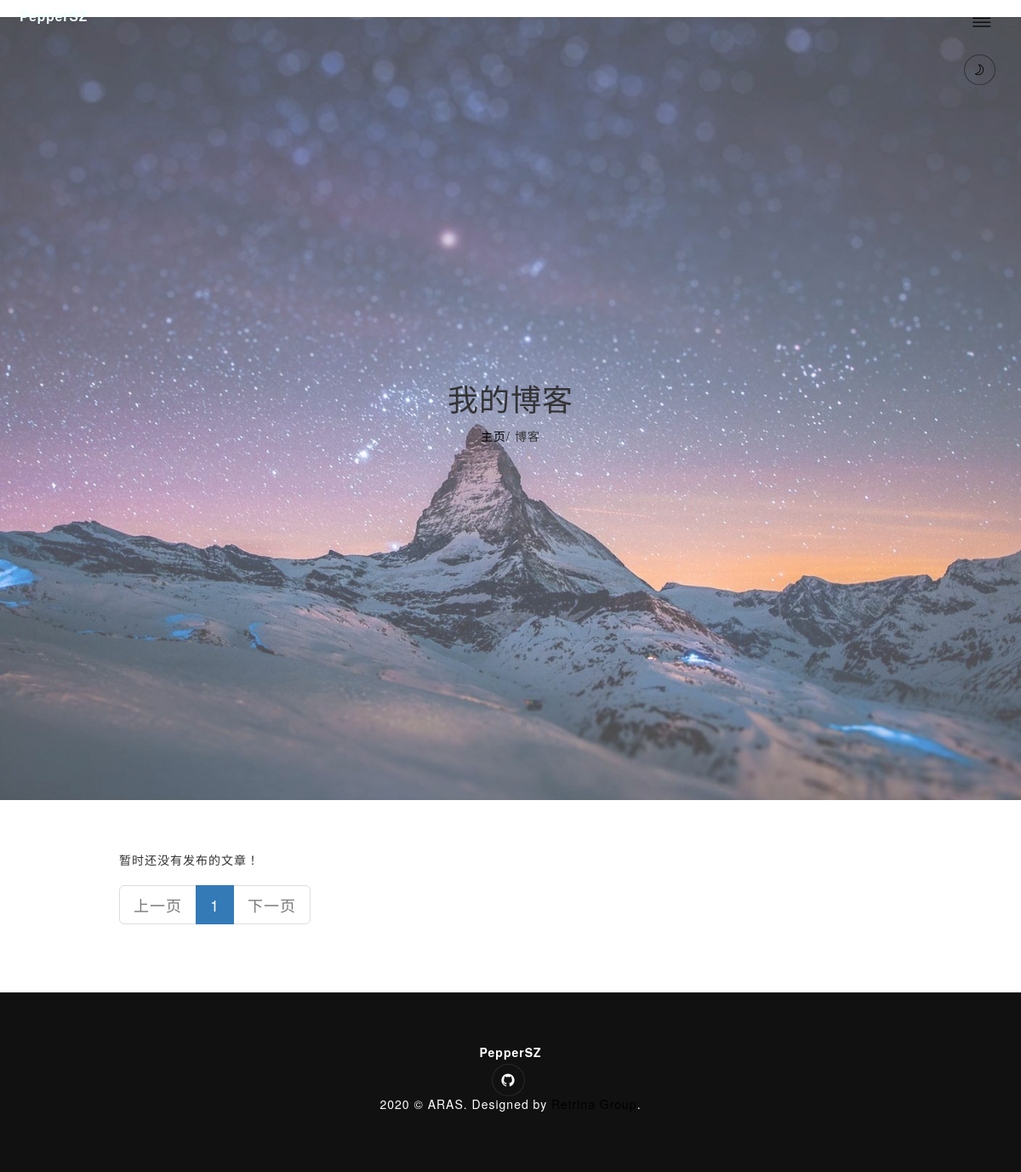
Page /archives/2020/6/ on the earlier database version.
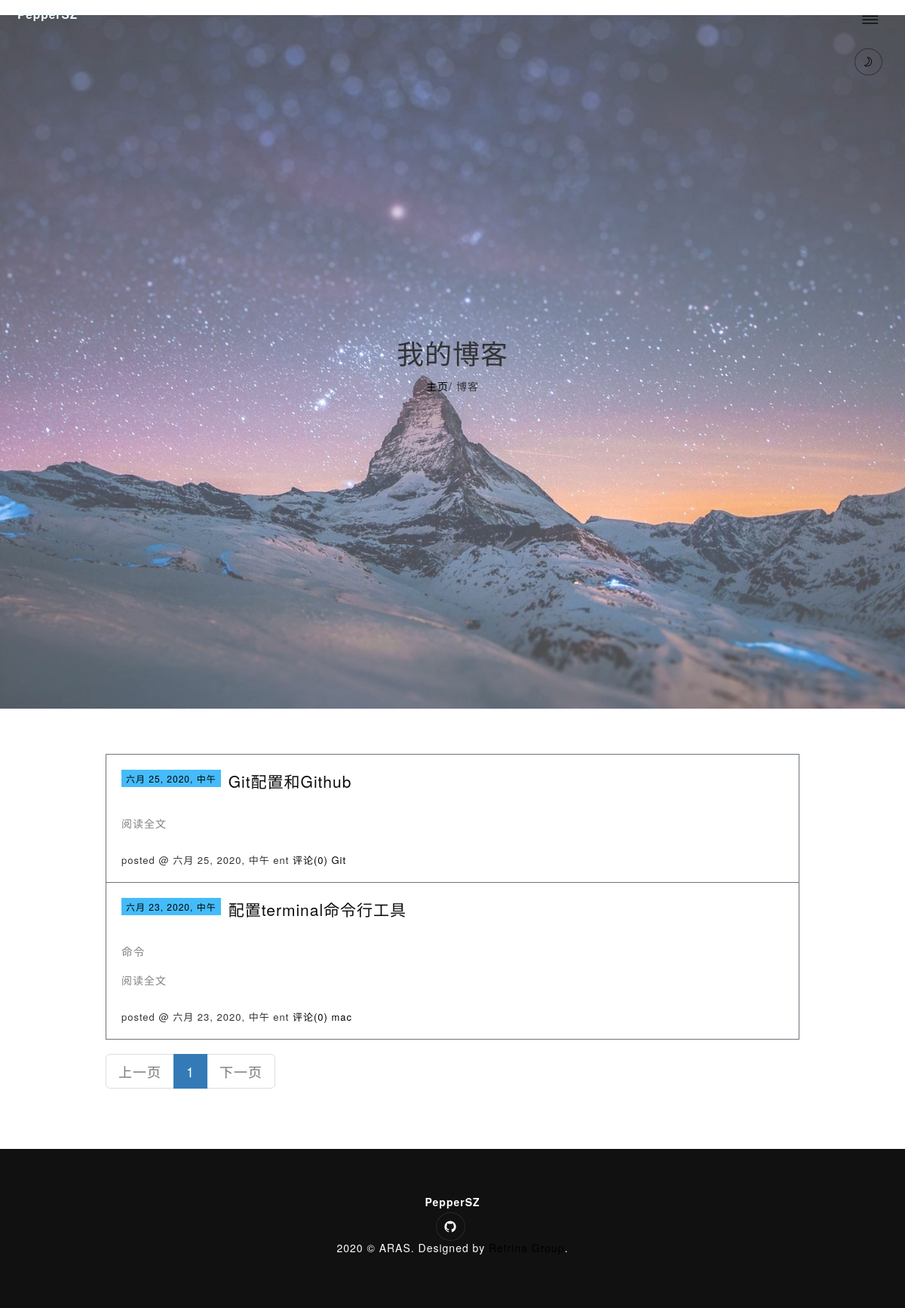
Same page on the later database version.
### blog/models.py (models this page shows, shortened)
class Post(models.Model):
    title = models.CharField(max_length=255)
    image = models.ImageField("图片", upload_to="upload", default="upload/21.jpg")
    body = HTMLField(verbose_name='文章详情')
    created_time = models.DateTimeField()
    modified_time = models.DateTimeField()
    excerpt = models.CharField(max_length=200, blank=True)
    category = models.ForeignKey(Category,on_delete=models.CASCADE)
    tags = models.ManyToManyField(Tag, blank=True)
    author = models.ForeignKey(User,on_delete=models.CASCADE)
    class Meta:
        verbose_name='文章'
        verbose_name_plural=verbose_name
        ordering =['-created_time']
    def get_absolute_url(self):
        return reverse('blog:detail', kwargs={'pk': self.pk})

class Category(models.Model):
    name = models.CharField(max_length=100)

### blog/views.py (the view)
# urls.py: path('archives/<int:year>/<int:month>/',views.archive,name='archive'),
def archive(request,year,month):
    post_list=Post.objects.filter(created_time__year=year,
                                  created_time__month=month
                                  ).order_by('-created_time')
    current_page = request.GET.get("page", '1')
    paginator = CustomPaginator(current_page, 9, post_list, 10)
    try:
        paginator = paginator.page(current_page)  # 获取前端传过来显示当前页的数据
    except PageNotAnInteger:
        paginator = paginator.page(1)
    except EmptyPage:
        paginator = paginator.page(paginator.num_pages)
    return render(request,'list.html',context={'paginator':paginator})

### blog/custom_paginator.py (called while the page is built, shortened)
    def pager_num_range(self):
        if self.num_pages < self.per_pager_num:
            return range(1, self.num_pages+1)

### templates/list.html (shortened to what the changed rows need)
﻿{% extends 'base.html' %}
{% load static %}
{% load blog_tags %}
{% block css %}
    <link rel="stylesheet" href="https://cdn.staticfile.org/twitter-bootstrap/3.3.7/css/bootstrap.min.css">
{% endblock %}
{% block content %}
    <section id="hero" class=" hero-01 mt-5 mt-md-0 py-6">
        <div class="hero-table">
            <div class="hero-table-center">
                <div class="container">
                    <div class="row justify-content-center">
                        <div class="col-lg-12">
                            <div class="text-center hero-content mx-auto">
                                <h1 class="mb-4">我的博客</h1>
                            </div>
                        </div>
                    </div>
                </div>
            </div>
        </div>
    </section>
    <section class="py-6">
        <div class="container">
            <div class="row">
                <div class="col-lg-10 mx-auto blog">
                   {% for post in paginator.object_list  %}
                       <div class="day">
                            <div class="dayTitle">
                                <a href="{{ post.get_absolute_url }}">{{ post.created_time }}</a>
                            </div>
                                <div class="postTitle">
                                <a class="postTitle2 vertical-middle" href="{{ post.get_absolute_url }}">
                                    <p style="color: #0b0b0b">
                                        {{ post.title }}
                                    </p>
                                </a>
                        </div>
                        <div class="postCon">
                            <div class="c_b_p_desc">
                                {{ post.body | safe | truncatechars:100 }}
                                <a href="{{ post.get_absolute_url }}" class="c_b_p_desc_readmore">阅读全文</a>
                            </div>
                        </div>
                                <div class="postDesc">posted @ {{ post.created_time }} {{ post.author }}
                                    <a href="{{ post.get_absolute_url }}#comment"><span class="post-comment-count">评论({{ post.comment_set.count}})</span></a>
                        <span class="post-category"><a href="#">{{ post.category.name }}</a></span>
                        </div>
                        </div>
                    {% empty %}
                        <div class="no-post">暂时还没有发布的文章！</div>
                    {% endfor %}
                    <ul class="pagination pagination-lg">
                        {% if paginator.has_previous %}
                            <li>
                                <a href="{% url 'blog:list' %}?page={{ paginator.previous_page_number }}" aria-label="Previous">
                                    <span aria-hidden="true">上一页</span>
                                </a>
                            </li>
                        {% else %}
                            <li class="disabled">
                            </li>
                        {% endif %}
                        {% for number in paginator.paginator.pager_num_range %}
                            {% if number == paginator.number %}
                                <li class="active"><a href="{% url 'blog:list' %}?page={{ number }}">{{ number }}</a></li>
                            {% else %}
                                <li><a href="{% url 'blog:list' %}?page={{ number }}" >{{ number }}</a></li>
                            {% endif %}
                        {% endfor %}
                        {% if paginator.has_next %}
                            <li>
                                <a href="{% url 'blog:list' %}?page={{ paginator.next_page_number }}" aria-label="Next">
                                    <span aria-hidden="true">下一页</span>
                                </a>
                            </li>
                        {% else %}
                            <li class="disabled">
                            </li>
                        {% endif %}
                    </ul>
                </div>
            </div>
        </div>
    </section>
{% endblock %}

Differences in the rows shown:
added Post: created_time "六月 25, 2020, 中午", title "Git配置和Github", author "ent", comment_set.count "0", category.name "Git"
added Post: created_time "六月 23, 2020, 中午", title "配置terminal命令行工具", body "命令", author "ent", comment_set.count "0", category.name "mac"
Other differences:
text no longer shown: "暂时还没有发布的文章！"
